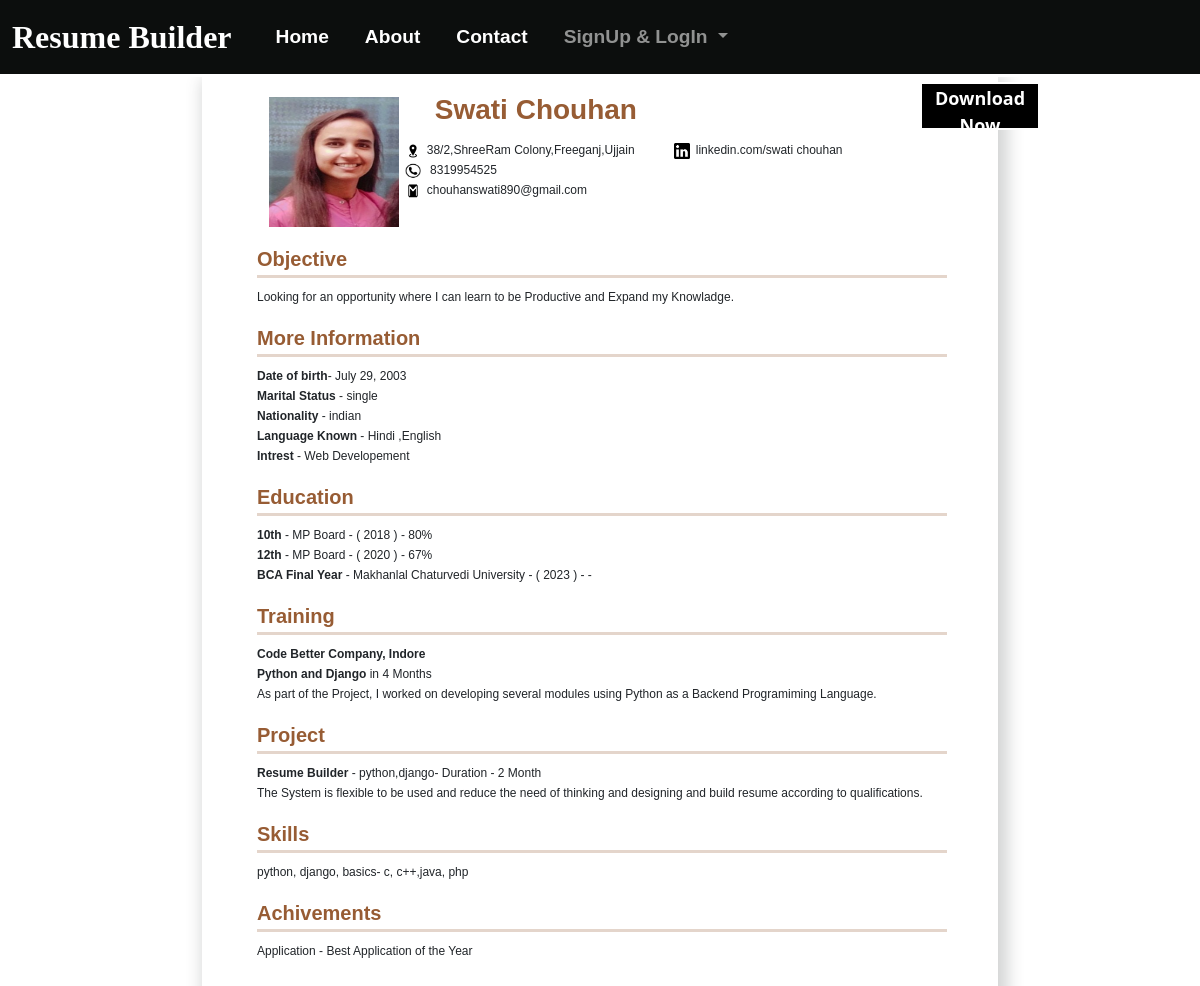
Screenshot of /temp13/37 with the database file from the repository.
### myapp/models.py (models this page shows, shortened)
class CandidateInfo(models.Model):
    candidate_name=models.CharField(max_length=50,validators=[RegexValidator("[a-zA-Z][a-zA-Z]+[a-zA-Z]$",message="Enter only Alphabets")])
    candidate_email=models.EmailField(max_length=50,validators=[RegexValidator("^[a-zA-Z0-9-_]+@[a-zA-Z0-9]+\.[a-z]{1,3}$",message="Enter Valid E-mail")])
    date_of_birth=models.DateField()
    mobile=models.CharField(max_length=10, validators=[RegexValidator("^[0-9]*$",message="Enter only Numbers")])
    address=models.CharField(max_length=255)
    my_website=models.CharField(max_length=255,null='True',blank='True')
    linkedin_profile=models.CharField(max_length=50,null='True',blank='True')
    facebook_profile=models.CharField(max_length=50,null='True',blank='True')
    github_profile=models.CharField(max_length=50,null='True',blank='True')
    twitter_profile=models.CharField(max_length=50,null='True',blank='True')
    objective=models.CharField( max_length=255,null='True',blank='True')
    language_known=models.CharField(max_length=50,null='True', blank='True')
    skills=models.CharField(max_length=255,null='True', blank='True')
    interest=models.CharField(max_length=255,null='True' ,blank='True')
    marital_status=models.CharField(max_length=255,null='True',blank='True')
    nationality=models.CharField(max_length=255,null='True',blank='True')
    image=models.ImageField(upload_to='img',null='True' ,blank='True')
    created_by= models.ForeignKey(User, on_delete=models.CASCADE,default=User)

class Education(models.Model):
    person=models.ForeignKey(CandidateInfo,on_delete=models.CASCADE)
    education_name=models.CharField(max_length=50)
    passing_year=models.IntegerField(choices=year_choice)
    board_or_university=models.CharField(max_length=200)
    percentage_or_grade=models.CharField(max_length=50)

class Training(models.Model):
    person=models.ForeignKey(CandidateInfo,on_delete=models.CASCADE)
    company_or_institute_name=models.CharField(max_length=50)
    learn_skills=models.CharField(max_length=50)
    duration_in_month=models.IntegerField()
    description=models.CharField(max_length=255)

class Project(models.Model):
    person=models.ForeignKey(CandidateInfo,on_delete=models.CASCADE)
    project_title=models.CharField(max_length=50)
    description=models.CharField(max_length=255)
    skills_apply=models.CharField(max_length=50)
    duration_in_months=models.IntegerField()

class Achivements(models.Model):
    person=models.ForeignKey(CandidateInfo,on_delete=models.CASCADE)
    title=models.CharField(max_length=50)
    description=models.CharField(max_length=255)

### myapp/views.py (the view)
# urls.py: path('temp13/<id>',views.temp13,name='temp13'),
def temp13(request,id):
    pdata = CandidateInfo.objects.get(id=id)
    edata = Education.objects.filter(person=pdata)
    exdata = Experience.objects.filter(person=pdata)
    prdata = Project.objects.filter(person=pdata)
    adata = Achivements.objects.filter(person=pdata)
    tdata=Training.objects.filter(person=pdata)
    context={'pdata':pdata,'edata':edata,'exdata':exdata,'prdata':prdata,'adata':adata,'tdata':tdata}
    return render(request,'temp13.html',context)

### myapp/templates/temp13.html (shortened to what this page needs)
{% extends 'base.html' %}
{% load static %}
{% block body %}
<body>
    <button onclick="myfun('pt')" class="db">Download Now</button>
    <div id="pt">
        <div class="main">
            <div class="box">
                <div class="row">
                    <div class="col-3">
                        {% if pdata.image %}
                        <img src="{{pdata.image.url}}" alt="" class="profile">
                        {% else %}
                        <img src="" alt="" class="profile">
                        {% endif %}
                    </div>
                    <div class="col-7">
                        <p class="name">{{pdata.candidate_name}}</p>
                        <div class="d1">
                            <p class="ptop"><img src="{% static 'img/location.png' %}" alt=""
                                    class="img">{{pdata.address}}
                            </p>
                            <p class="ptop"><img src="{% static 'img/call1.jpg' %}" alt="" class="img">
                                {{pdata.mobile}}
                            </p>
                            <p class="ptop"><img src="{% static 'img/mail.png' %}" alt=""
                                    class="img">{{pdata.candidate_email}}</p>
                        </div>
                        <div class="d2">
                            {% if pdata.linkedin_profile %}
                            <p class="ptop"><img src="{% static 'img/linked in.png' %}" alt=""
                                    class="img">{{pdata.linkedin_profile}}
                            </p>
                            {% endif %}
                        </div>
                    </div>
                </div>
                <div class="row1">
                    <div>
                        <h3>Objective</h3>
                        <hr>
                        <p class="ptop">{{pdata.objective}}</p>
                    </div>
                    <div>
                        <h3>More Information</h3>
                        <hr>
                        <p class="ptop"><b>Date of birth</b>- {{pdata.date_of_birth}}</p>
                        <p class="ptop"><b>Marital Status</b> - {{pdata.marital_status}}</p>
                        <p class="ptop"><b>Nationality </b> - {{pdata.nationality}}</p>
                        <p class="ptop"><b>Language Known </b> - {{pdata.language_known}}</p>
                        <p class="ptop"><b>Intrest </b> - {{pdata.interest}}</p>
                    </div>
                    {% if edata %}
                    <div>
                        <h3>Education </h3>
                        <hr>
                        {% for i in edata %}
                        <p class="ptop"><b>{{i.education_name}} </b> - {{i.board_or_university}} - (
                            {{i.passing_year}} ) - {{i.percentage_or_grade}}</p>
                        {% endfor %}
                    </div>
                    {% endif %}
                    {% if tdata %}
                    <div>
                        <h3>Training</h3>
                        <hr>
                            {% for i in tdata %}
                            <p class="ptop"><span class="span1"><b>{{i.company_or_institute_name}}</b></span>
                            </p>
                            <p class="ptop"><span class="span1"><b>{{i.learn_skills}}</b> in  {{i.duration_in_month}} Months</span>
                            </p>
                            <p class="ptop"><span class="span1">{{i.description}}</span></p>
                            {% endfor %}
                    </div>
                    {% endif %}
                    {% if prdata %}
                    <div>
                        <h3>Project</h3>
                        <hr>
                        {% for i in prdata %}
                        <p class="ptop"><b>{{i.project_title}}</b> - {{i.skills_apply}}- Duration - {{i.duration_in_months}} Month</p>
                        <p class="ptop">{{i.description}}</p>
                        {% endfor %}
                    </div>
                    {% endif %}
                    {% if pdata %}
                    <div>
                        <h3>Skills </h3>
                        <hr>
                        <p class="ptop">{{ pdata.skills}}</p>
                    </div>
                    {% endif %}
                    {% if adata %}
                    <div>
                        <h3>Achivements </h3>
                        <hr>
                        {% for i in adata %}
                        <p class="ptop">{{i.title }} - {{i.description}}</p>
                        {% endfor %}
                    </div>
                    {% endif %}
                </div>
            </div>
        </div>
    </div>
    {% endblock body %}

### myapp/templates/temp13.html (style rules this page uses)
* { font-family: Verdana, Geneva, Tahoma, sans-serif; }
body { margin: 0px; padding: 0px; font-family: system-ui; }
.main { width: 796px; height: 1123px; margin: auto; box-shadow: 5px 7px 15px 5px #3d3f4238; background-color: #fff; }
.profile { width: 130px; height: 130px; margin-top: 20px; float: left; }
.img { height: 16px; width: 16px; margin-right: 6px; }
.box { width: 690px; height: 1123px; margin-left: 55px; }
.name { font-size: 28px; font-weight: bold; margin-top: 12px; color: rgb(151, 92, 52); }
.ptop { margin-top: -6px; font-size: 12px; margin-bottom: 8px; }
.d1 { float: left; margin-left: -30px; }
.d2 { float: right; margin-right: -45px; }
hr { width: 40vw auto; border-bottom:3px solid rgb(151, 92, 52) ; margin-top: -4px; }
h3 { margin-top: 20px; font-size: 20px; font-weight: 700; color: rgb(151, 92, 52); }
.db { float: right; margin-top: 5px; margin-right: 160px; width: 10vw; height: 6vh; background-color: black; color: #fff; border: 2px solid white; font-family: 'Segoe UI', Tahoma, Geneva, Verdana, sans-serif; font-weight: bold; font-size: large; }

### rows the page displays
CandidateInfo: image (picture), candidate_name "Swati Chouhan", address "38/2,ShreeRam Colony,Freeganj,Ujjain", mobile "8319954525", candidate_email "chouhanswati890@gmail.com", linkedin_profile "linkedin.com/swati chouhan", objective "Looking for an opportunity where I can learn to be Productive and Expand my Knowladge.", date_of_birth "July 29, 2003", marital_status "single", nationality "indian", language_known "Hindi ,English", interest "Web Developement", skills "python, django, basics- c, c++,java, php"
Education: education_name "10th", board_or_university "MP Board", passing_year "2018", percentage_or_grade "80%"
Education: education_name "12th", board_or_university "MP Board", passing_year "2020", percentage_or_grade "67%"
Education: education_name "BCA Final Year", board_or_university "Makhanlal Chaturvedi University", passing_year "2023", percentage_or_grade "-"
Training: company_or_institute_name "Code Better Company, Indore", learn_skills "Python and Django", duration_in_month "4", description "As part of the Project, I worked on developing several modules using Python as a Backend Programiming Language."
Project: project_title "Resume Builder", skills_apply "python,django", duration_in_months "2", description "The System is flexible to be used and reduce the need of thinking and designing and build resume according to qualifications."
Achivements: title "Application", description "Best Application of the Year"
